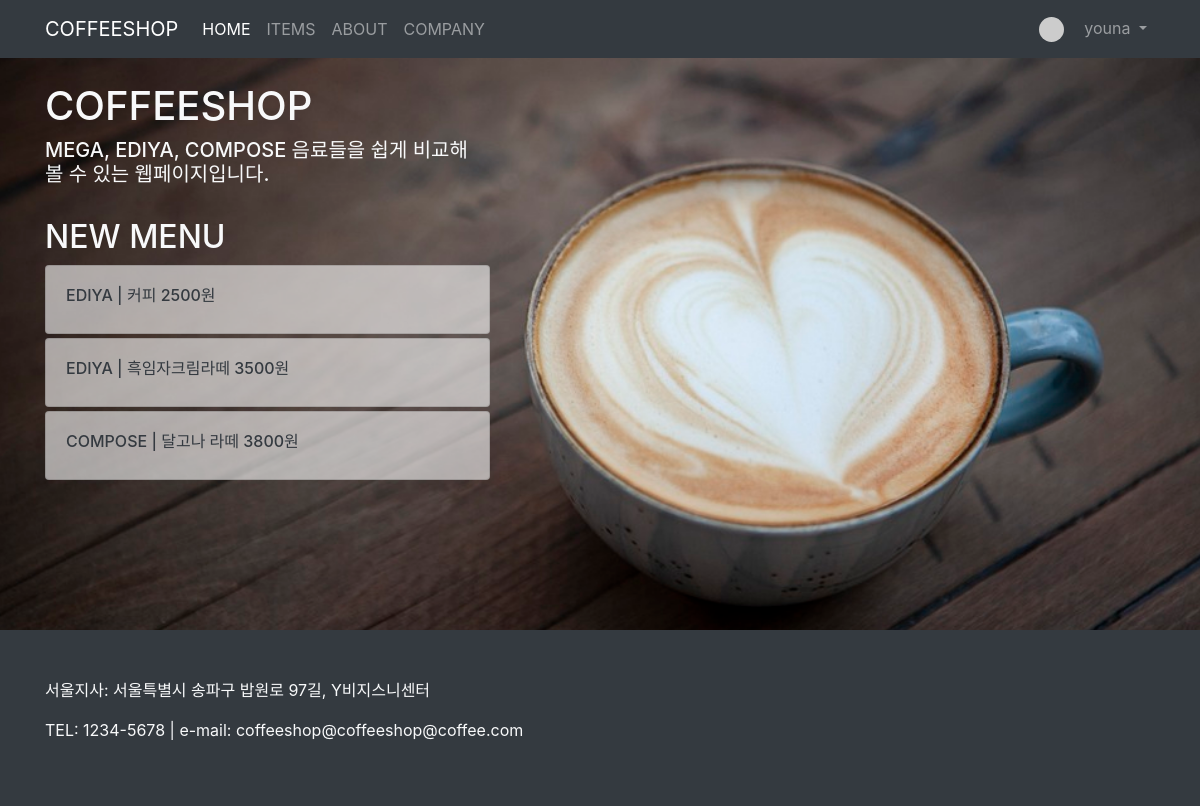
The app's page / (signed in) with its own data.
### product/models.py (models this page shows, shortened)
class Item(models.Model):
    title = models.CharField(max_length=35)
    content = MarkdownxField()
    head_image = models.ImageField(upload_to='blog/images/%Y/%m/%d/', blank=True)
    price = models.PositiveIntegerField(null=True)
    company = models.ForeignKey(Company, null=True, blank=True, on_delete=models.SET_NULL)
    category = models.ForeignKey(Category, null=True, blank=True, on_delete=models.SET_NULL)
    tags = models.ManyToManyField(Tag, blank=True)
    nutrient = models.TextField(null=True)
    def get_absolute_url(self):
        return f'/product/{self.pk}/'

class Company(models.Model):
    name = models.CharField(max_length=50, unique=True)
    slug = models.SlugField(max_length=200, unique=True, allow_unicode=True)
    address = models.CharField(max_length=50, unique=True, null=True, blank=True)
    number = models.CharField(max_length=50, unique=True, null=True)
    email = models.EmailField(max_length=32, null=True)
    def __str__(self):
        return self.name
    class Meta:
        verbose_name_plural = 'Companies'

### main_pages/views.py (the view)
# urls.py: path('', views.landing),
def landing(request):
    recent_item = Item.objects.order_by('-pk')[:3]
    return render(request, 'main_pages/landing.html', {
        'recent_items': recent_item,
    })

### main_pages/templates/main_pages/landing.html (shortened to what this page needs)
<!DOCTYPE html>
{% load static %}
<html lang="ko">
  <head>
    <link rel="stylesheet" href="{% static 'product/bootstrap4/css/bootstrap.min.css' %}" type="text/css" media="screen"/>
      <link href="{% static 'main_pages/css/landing.css' %}" rel="stylesheet" type="text/css" media="screen"/>
  </head>
  <body>
  {% include 'product/navbar.html' %}
  <section>
        <div class="container">
            <div class="row justify-content-between">
                <div class="col-lg-5  text-light" id="main-area">
                    <br>
                <h1>COFFEESHOP</h1>
                <h5>MEGA, EDIYA, COMPOSE 음료들을 쉽게 비교해 볼 수 있는 웹페이지입니다.</h5>
                <br>
                <h2>NEW MENU</h2>
                    {% for item in recent_items %}
                    <div class="card mt-1">
                        <div class="card-body">
                            <h6><a href="{{item.get_absolute_url}}" class="text-decoration-none text-dark">{{item.company}} | {{item.title}} {{item.price}}원</a></h6>
                        </div>
                    </div>
                    {% endfor %}
                </div>
            </div>
        </div>
    </section>
    <div>{% include 'product/footer.html' %}</div>
  </body>
</html>

### product/templates/product/navbar.html (shortened to what this page needs)
{% load socialaccount %}
<nav class="navbar navbar-expand-lg navbar-dark bg-dark">
  <div class="container">
    <a class="navbar-brand" href="/">COFFEESHOP</a>
    <div class="collapse navbar-collapse" id="navbarNavDropdown">
      <ul class="navbar-nav">
        <li class="nav-item active">
          <a class="nav-link" href="/">HOME</a>
        </li>
        <li class="nav-item">
          <a class="nav-link" href="/product/">ITEMS</a>
        </li>
        {% if user.is_authenticated %}
        <li class="nav-item">
          <a class="nav-link" href="/about_me/">ABOUT</a>
        </li>
        {% endif %}
        <li class="nav-item">
          <a class="nav-link" href="/about_company/">COMPANY</a>
        </li>
      </ul>
      <ul class="navbar-nav ml-auto">
            {% if user.is_authenticated %}
            <li class="nav-item dropdown">
              <a class="nav-link dropdown-toggle" href="#" id="navbarDropdownMenuLink" role="button" data-toggle="dropdown" aria-haspopup="true" aria-expanded="false">
                {% if user.socialaccount_set.first.get_avatar_url %}
                <img class="rounded-circle mr-3" src="{{user.socialaccount_set.first.get_avatar_url}}" width="25px" />
                {% else %}
                <img class="rounded-circle mr-3" src="{{'https://dummyimage.com/50x50/ced4da/6c757d.jpg'}}" width="25px" />
                {% endif %}
                {{user.username}}
              </a>
            </li>
            {% else %}
            <li class="nav-item">
              <a href="#" data-toggle="modal" data-target="#loginModal" class="nav-link">LOGIN</a>
            </li>
            {% endif %}
          </ul>
    </div>
  </div>
</nav>

### main_pages/static/main_pages/css/landing.css (style rules this page uses)
body { background: url('/static/main_pages/images/coffee2.jpg') no-repeat center center fixed; -webkit-background-size: cover; -moz-background-size: cover; background-size: cover; -o-background-size: cover; }
section { margin-bottom: 150px; }
.card { background-color: rgba(255, 255, 255, 0.6); }

### records on screen
Item: company "EDIYA", title "커피", price "2500"
Item: company "EDIYA", title "흑임자크림라떼", price "3500"
Item: company "COMPOSE", title "달고나 라떼", price "3800"

### other values on screen
{{ user.username }} "youna"
